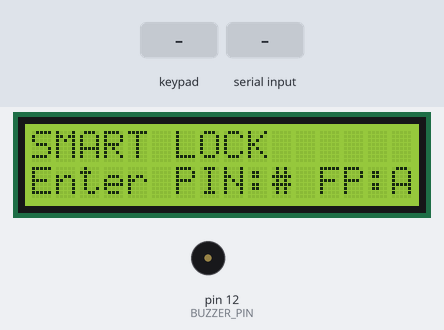
The sketch below on a simulated Arduino Uno, built with avr-gcc and run on an emulated ATmega328P. Shown: 16×2 character LCD, buzzer (waves = sounding, pin HIGH). The test bench sets the inputs (shaded band).

Above: at 1.2 s.
1.3 s: keypad keys 1 2 3 4 # pressed 0.4 s apart
At 3.4 s:
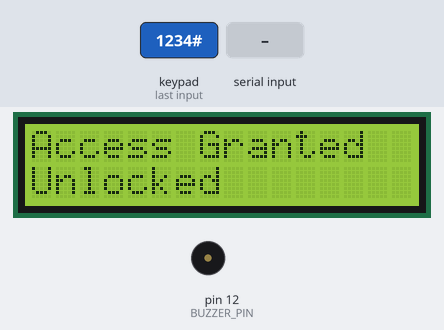
4.8 s: "FP_OK\n" received over the second serial link
At 6.1 s:
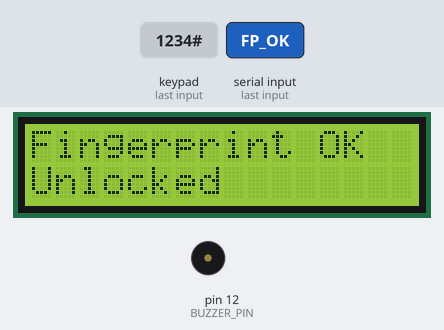
7.8 s: key 'A' pressed
At 9.0 s:
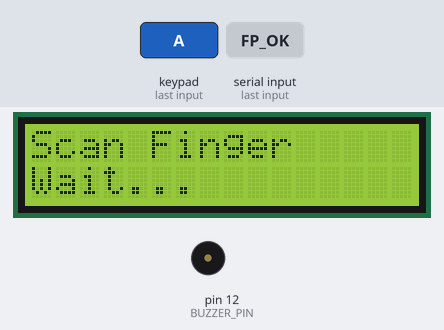
9.5 s: key '*' pressed
At 9.9 s:
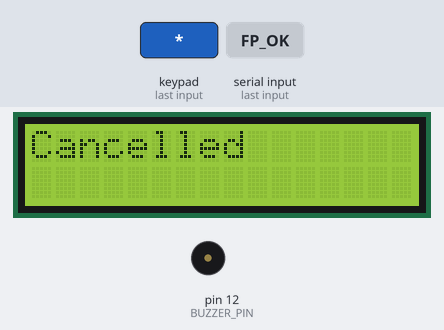
11.5 s: keypad keys 1 2 3 4 * pressed 0.4 s apart
At 13.5 s:
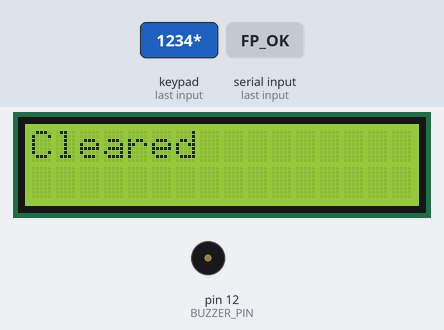
15.1 s: keypad keys 1 2 3 4 D pressed 0.4 s apart
At 18.0 s:
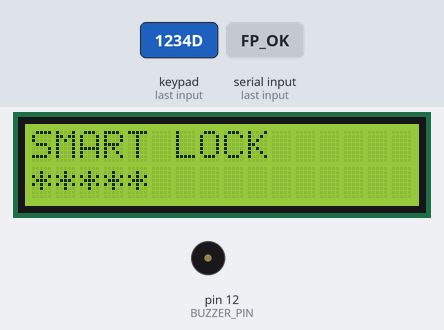
Timing chart, 0 to 19.5 s (numbered marks = the images above; inputs shaded):
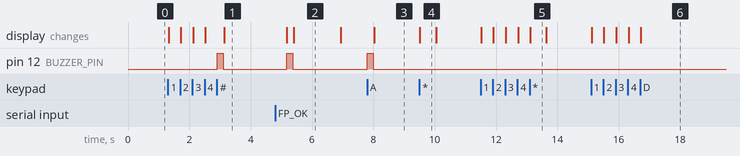

The sketch:

ar1.ino
```cpp
#include <Keypad.h>
#include <Wire.h>
#include <LiquidCrystal_I2C.h>
#include <SoftwareSerial.h>

SoftwareSerial espSerial(11, 10);
LiquidCrystal_I2C lcd(0x27, 16, 2);

// BUZZER
#define BUZZER_PIN 12

// KEYPAD
const byte ROWS = 4;
const byte COLS = 4;

char keys[ROWS][COLS] = {
  {'1','2','3','A'},
  {'4','5','6','B'},
  {'7','8','9','C'},
  {'*','0','#','D'}
};

byte rowPins[ROWS] = {2, 3, 4, 5};
byte colPins[COLS] = {6, 7, 8, 9};

Keypad keypad = Keypad(makeKeymap(keys), rowPins, colPins, ROWS, COLS);

String correctPIN = "1234";
String input = "";
bool waitingFP = false;

// BUZZER FUNCTIONS
void beepCorrect() {
  digitalWrite(BUZZER_PIN, HIGH);
  delay(200);
  digitalWrite(BUZZER_PIN, LOW);
}

void beepWrong() {
  // Alarm style - ON 800ms OFF 200ms for 5 seconds
  unsigned long start = millis();
  while (millis() - start < 5000) {
    digitalWrite(BUZZER_PIN, HIGH);
    delay(800);
    digitalWrite(BUZZER_PIN, LOW);
    delay(200);
  }
}

void lcdMsg(String a, String b="") {
  lcd.clear();
  lcd.setCursor(0,0); lcd.print(a);
  lcd.setCursor(0,1); lcd.print(b);
}

void setup() {
  Serial.begin(9600);
  espSerial.begin(9600);

  pinMode(BUZZER_PIN, OUTPUT);

  lcd.init();
  lcd.backlight();

  lcdMsg("SMART LOCK", "Enter PIN:# FP:A");
}

void loop() {

  // RECEIVE FROM ESP
  if (espSerial.available()) {
    String r = espSerial.readStringUntil('\n');
    r.trim();

    if (r == "FP_OK") {
      beepCorrect();
      lcdMsg("Fingerprint OK", "Unlocked");
      waitingFP = false;
      delay(1500);
    }
    else if (r == "FP_FAIL") {
      beepWrong();
      lcdMsg("FP Failed", "Try Again");
      waitingFP = false;
      delay(1500);
    }

    lcdMsg("SMART LOCK", "Enter PIN:# FP:A");
  }

  char key = keypad.getKey();
  if (!key) return;

  // CANCEL FINGERPRINT WITH *
  if (key == '*' && waitingFP) {
    waitingFP = false;
    input = "";
    lcdMsg("Cancelled", "");
    delay(500);
    lcdMsg("SMART LOCK", "Enter PIN:# FP:A");
    return;
  }

  if (waitingFP) return;

  // FINGERPRINT
  if (key == 'A') {
    beepCorrect();
    lcdMsg("Scan Finger", "Wait...");
    espSerial.println("FINGERPRINT");
    waitingFP = true;
    return;
  }

  // CONFIRM PIN
  if (key == '#') {

    if (input == correctPIN) {
      beepCorrect();
      lcdMsg("Access Granted", "Unlocked");

      espSerial.println("UNLOCK");

      delay(2000);

      espSerial.println("LOCK");

    } else {
      beepWrong();
      lcdMsg("Wrong PIN", "Access Denied");
      espSerial.println("WRONG");
      delay(1000);
    }

    input = "";
    lcdMsg("SMART LOCK", "Enter PIN:# FP:A");
    return;
  }

  // CLEAR INPUT
  if (key == '*') {
    input = "";
    lcdMsg("Cleared");
    delay(500);
    lcdMsg("SMART LOCK", "Enter PIN:# FP:A");
    return;
  }

  // INPUT
  input += key;

  String stars = "";
  for (int i = 0; i < input.length(); i++) stars += "*";

  lcdMsg("SMART LOCK", stars);
}
```

Measured:
- after the input at 1.3 s, pin 12 (BUZZER_PIN): LOW → HIGH after 1.6 s, → LOW 0.20 s later; the display: first changes at once (image 1 shows a later state)
- after the input at 4.8 s, pin 12 (BUZZER_PIN): LOW → HIGH after 0.38 s, → LOW 0.20 s later; the display: first differs from a run without the input after 0.60 s (image 2)
- after the input at 7.8 s, pin 12 (BUZZER_PIN): LOW → HIGH at once, → LOW 0.20 s later; the display: changes after 0.23 s (image 3)
- after the input at 9.5 s, the display: changes at once (image 4)
- after the input at 11.5 s, the display: first changes at once (image 5 shows a later state)
- after the input at 15.1 s, the display: first changes at once (image 6 shows a later state)
- what the display in image 2 shows lasts 1.5 s, from 5.4 s to 6.9 s
